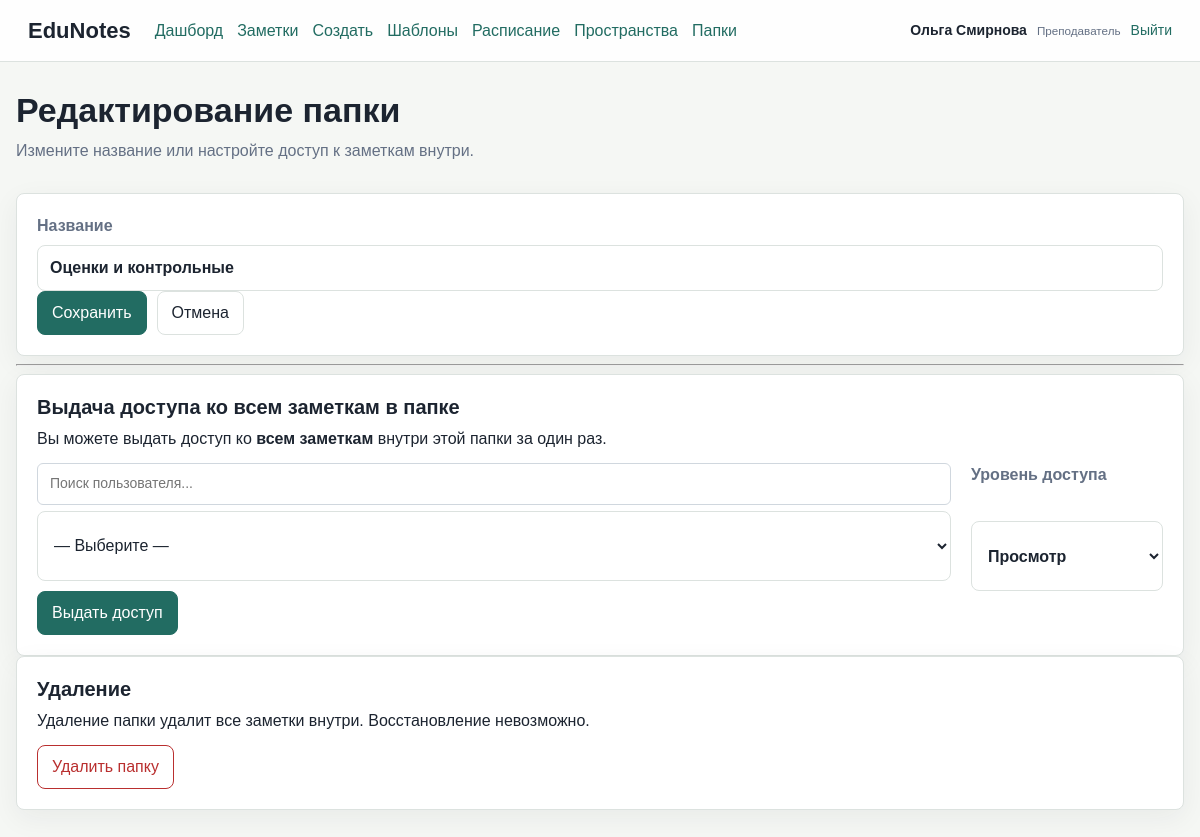
Screenshot of /folders/5/edit (signed in) with the database file from the repository.
### tables this page shows
CREATE TABLE users (
    id INTEGER PRIMARY KEY AUTOINCREMENT,
    name TEXT NOT NULL,
    email TEXT NOT NULL UNIQUE,
    password_hash TEXT NOT NULL,
    role TEXT NOT NULL CHECK (role IN ('superadmin', 'org_admin', 'teacher', 'student', 'parent')),
    child_user_id INTEGER REFERENCES users(id) ON DELETE SET NULL,
    created_at TEXT NOT NULL DEFAULT CURRENT_TIMESTAMP
);

CREATE TABLE folders (
    id INTEGER PRIMARY KEY AUTOINCREMENT,
    workspace_id INTEGER NOT NULL REFERENCES workspaces(id) ON DELETE CASCADE,
    parent_id INTEGER REFERENCES folders(id) ON DELETE CASCADE,
    name TEXT NOT NULL
);

### app.py (the view, shortened to what this page needs)
@app.route("/folders/<int:folder_id>/edit", methods=("GET", "POST"))
@login_required
def folder_edit(folder_id: int):
    if not can_manage_folder(folder_id):
        abort(403)
    folder = query_one("SELECT * FROM folders WHERE id = ?", (folder_id,))
    if not folder:
        abort(404)
    users = query_all("SELECT id, name, email FROM users WHERE id != ? ORDER BY name", (g.user["id"],))
    return render_template("folder_edit.html", folder=folder, users=users)

### app.py (called while the page is built)
def create_app() -> Flask:
    app = Flask(__name__)
    app.config["SECRET_KEY"] = os.environ.get("SECRET_KEY", "dev-secret-change-me")
    app.config["DATABASE"] = DATABASE
    @app.before_request
    def load_current_user() -> None:
        user_id = session.get("user_id")
        g.user = None
        if user_id:
            g.user = query_one("SELECT * FROM users WHERE id = ?", (user_id,))
    @app.context_processor
    def inject_globals() -> dict:
        return {
        "ROLES": ROLES,
        "ACCESS_LEVELS": ACCESS_LEVELS,
        "NOTE_TEMPLATE_ROLES": NOTE_TEMPLATE_ROLES,
        "can_delete_user": can_delete_user,
    }
    return app

def get_db() -> sqlite3.Connection:
    if "db" not in g:
        g.db = sqlite3.connect(app.config["DATABASE"])
        g.db.row_factory = sqlite3.Row
        g.db.execute("PRAGMA foreign_keys = ON")
    return g.db

def query_all(sql: str, params: tuple = ()) -> list[sqlite3.Row]:
    return get_db().execute(sql, params).fetchall()

def query_one(sql: str, params: tuple = ()) -> sqlite3.Row | None:
    return get_db().execute(sql, params).fetchone()

def login_required(view):
    @wraps(view)
    def wrapped_view(**kwargs):
        if g.user is None:
            return redirect(url_for("login"))
        return view(**kwargs)
    return wrapped_view

def can_manage_workspace(workspace_id: int) -> bool:
    ws = query_one("SELECT owner_id FROM workspaces WHERE id = ?", (workspace_id,))
    if not ws:
        return False
    if g.user["role"] in {"superadmin", "org_admin"}:
        return True
    return ws["owner_id"] == g.user["id"]

def can_manage_folder(folder_id: int) -> bool:
    folder = query_one("SELECT workspace_id FROM folders WHERE id = ?", (folder_id,))
    if not folder:
        return False
    return can_manage_workspace(folder["workspace_id"])

### templates/folder_edit.html (shortened to what this page needs)
{% extends "base.html" %}
{% block content %}
<section class="section-head">
    <div>
        <h1>Редактирование папки</h1>
        <p>Измените название или настройте доступ к заметкам внутри.</p>
    </div>
</section>
<form class="panel" method="post">
    <label>
        Название
        <input name="name" value="{{ folder.name }}" required>
    </label>
    <div class="actions">
        <button type="submit" class="primary">Сохранить</button>
        <a href="{{ url_for('folders') }}" class="button">Отмена</a>
    </div>
</form>
<hr>
<section class="panel">
    <h2>Выдача доступа ко всем заметкам в папке</h2>
    <p>Вы можете выдать доступ ко <strong>всем заметкам</strong> внутри этой папки за один раз.</p>
    <form method="post" action="{{ url_for('folder_share', folder_id=folder.id) }}">
        <div class="form-row">
            <div class="user-search" style="flex:1;">
                <input type="text" id="search-user-folder-{{ folder.id }}" placeholder="Поиск пользователя..." class="search-input">
                <select name="user_id" id="user-select-folder-{{ folder.id }}" required>
                    <option value="">— Выберите —</option>
                </select>
            </div>
            <label>
                Уровень доступа
                <select name="access_level">
                    {% for key, label in ACCESS_LEVELS.items() %}
                        <option value="{{ key }}">{{ label }}</option>
                    {% endfor %}
                </select>
            </label>
        </div>
        <button type="submit" class="primary">Выдать доступ</button>
    </form>
</section>
<section class="panel">
    <h2>Удаление</h2>
    <p>Удаление папки удалит все заметки внутри. Восстановление невозможно.</p>
    <form method="post" action="{{ url_for('folder_delete', folder_id=folder.id) }}" onsubmit="return confirm('Вы уверены, что хотите удалить папку «{{ folder.name }}» и всё её содержимое?');">
        <button type="submit" class="danger">Удалить папку</button>
    </form>
</section>
{% endblock %}

### templates/base.html (shortened to what this page needs)
<!doctype html>
<html lang="ru">
<head>
    <link rel="stylesheet" href="{{ url_for('static', filename='styles.css') }}">
</head>
<body>
    <header class="topbar">
        <a class="brand" href="{{ url_for('notes') if g.user else url_for('login') }}">EduNotes</a>
        {% if g.user %}
            <nav class="nav">
                <a href="{{ url_for('dashboard') }}">Дашборд</a>
                <a href="{{ url_for('notes') }}">Заметки</a>
                <a href="{{ url_for('note_new') }}">Создать</a>
                <a href="{{ url_for('note_templates') }}">Шаблоны</a>
                <a href="{{ url_for('schedule') }}">Расписание</a>
                <a href="{{ url_for('workspaces') }}">Пространства</a>
                <a href="{{ url_for('folders') }}">Папки</a>
            </nav>
            <div class="user-chip">
                <span>{{ g.user.name }}</span>
                <small>{{ ROLES[g.user.role] }}</small>
                <a href="{{ url_for('logout') }}">Выйти</a>
            </div>
        {% endif %}
    </header>
    <main class="page">
        {% block content %}{% endblock %}
    </main>
</body>
</html>

### static/styles.css (style rules this page uses)
:root { color-scheme: light; --bg: #f5f7f4; --panel: #ffffff; --text: #1c2430; --muted: #647084; --line: #dce2df; --primary: #226c62; --primary-dark: #164d46; --accent: #c44c31; --soft: #e7f0ed; --danger: #b92f2f; }
* { box-sizing: border-box; }
body { margin: 0; background: var(--bg); color: var(--text); font-family: Arial, Helvetica, sans-serif; line-height: 1.5; }
a { color: var(--primary); text-decoration: none; }
.topbar { position: sticky; top: 0; z-index: 5; display: flex; align-items: center; gap: 24px; padding: 14px 28px; border-bottom: 1px solid var(--line); background: rgba(255, 255, 255, 0.94); }
.brand { color: var(--text); font-size: 22px; font-weight: 800; }
.nav { display: flex; gap: 14px; margin-right: auto; }
.user-chip { display: flex; align-items: center; gap: 10px; color: var(--muted); font-size: 14px; }
.user-chip span { color: var(--text); font-weight: 700; }
.page { width: min(1180px, calc(100% - 32px)); margin: 28px auto 56px; }
.section-head, .note-toolbar { display: flex; align-items: flex-start; justify-content: space-between; gap: 18px; margin-bottom: 18px; }
h1, h2 { margin: 0 0 8px; line-height: 1.2; }
h1 { font-size: 34px; }
h2 { font-size: 20px; }
p { margin: 0 0 12px; }
.muted, .section-head p { color: var(--muted); }
.panel, .note-card, .empty-state { border: 1px solid var(--line); border-radius: 8px; background: var(--panel); box-shadow: 0 8px 28px rgba(32, 40, 47, 0.06); }
.panel { padding: 20px; }
button, .button { display: inline-flex; align-items: center; justify-content: center; min-height: 40px; padding: 9px 14px; border: 1px solid var(--line); border-radius: 8px; background: #fff; color: var(--text); font: inherit; cursor: pointer; }
.primary { border-color: var(--primary); background: var(--primary); color: #fff; }
.danger { border-color: var(--danger); color: var(--danger); }
input, select, textarea { width: 100%; min-height: 42px; padding: 10px 12px; border: 1px solid var(--line); border-radius: 8px; background: #fff; color: var(--text); font: inherit; }
label { display: grid; gap: 7px; color: var(--muted); font-weight: 700; }
.form-row { display: grid; grid-template-columns: 1fr 1fr 180px; gap: 12px; }
.actions { display: flex; flex-wrap: wrap; gap: 10px; }
.user-search { margin-bottom: 10px; }
.user-search .search-input { width: 100%; padding: 8px 12px; border: 1px solid #d0d7de; border-radius: 6px; margin-bottom: 6px; font-size: 14px; }
.user-search select { width: 100%; height: 70px; }
.form-row { display: flex; gap: 20px; flex-wrap: wrap; }

### rows the page displays
users: user.name "Ольга Смирнова", role "Преподаватель"
folders: name "Оценки и контрольные"

### other values shown
form field access_level "Просмотр"
